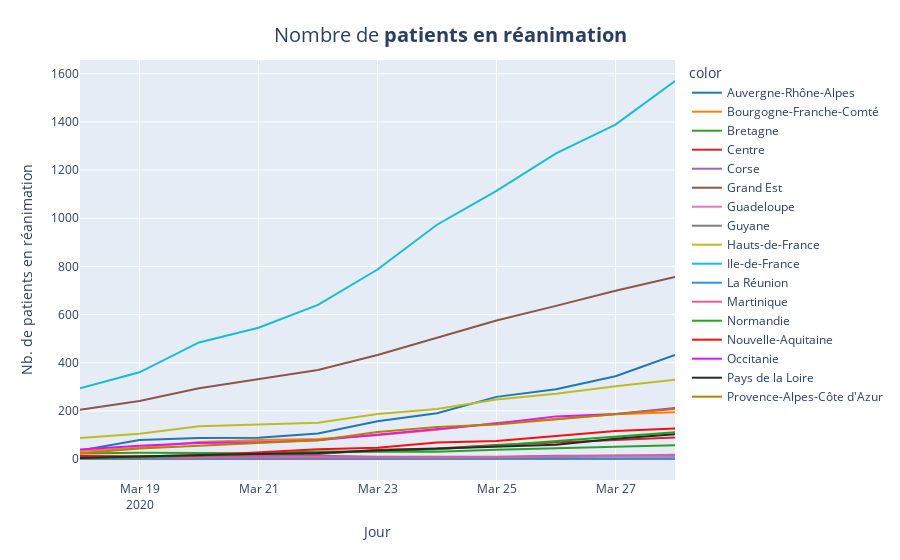

The notebook cell this image was saved under:
### Code cell
fig = px.line(x=df_region['jour'], y=df_region['rea'], color=df_region["regionName"], color_discrete_sequence=colors)
fig.update_layout(
    title={
                'text': "Nombre de <b>patients en réanimation</b>",
                'y':0.95,
                'x':0.5,
                'xanchor': 'center',
                'yanchor': 'top'},
                titlefont = dict(
                size=20)
                 )
fig.update_xaxes(title="Jour")
fig.update_yaxes(title="Nb. de patients en réanimation")
fig.write_image("images/charts/france/rea_line.png", scale=3, width=1100, height=700)
fig.show()

### Figure 1 — Plotly figure (JSON) as saved in the notebook; plotly's stock layout.template omitted (floating-point values rounded to 4 significant figures)
{"data": [{"hoverlabel": {"namelength": 0}, "hovertemplate": "color=Auvergne-Rhône-Alpes<br>x=%{x}<br>y=%{y}", "legendgroup": "Auvergne-Rhône-Alpes", "line": {"color": "#1F77B4", "dash": "solid"}, "mode": "lines", "name": "Auvergne-Rhône-Alpes", "showlegend": true, "type": "scatter", "x": ["2020-03-18", "2020-03-19", "2020-03-20", "2020-03-21", "2020-03-22", "2020-03-23", "2020-03-24", "2020-03-25", "2020-03-26", "2020-03-27", "2020-03-28"], "xaxis": "x", "y": [35, 79, 87, 88, 106, 157, 190, 258, 290, 344, 432], "yaxis": "y"}, {"hoverlabel": {"namelength": 0}, "hovertemplate": "color=Bourgogne-Franche-Comté<br>x=%{x}<br>y=%{y}", "legendgroup": "Bourgogne-Franche-Comté", "line": {"color": "#FF7F0E", "dash": "solid"}, "mode": "lines", "name": "Bourgogne-Franche-Comté", "showlegend": true, "type": "scatter", "x": ["2020-03-18", "2020-03-19", "2020-03-20", "2020-03-21", "2020-03-22", "2020-03-23", "2020-03-24", "2020-03-25", "2020-03-26", "2020-03-27", "2020-03-28"], "xaxis": "x", "y": [33, 47, 71, 79, 83, 99, 121, 150, 166, 186, 194], "yaxis": "y"}, {"hoverlabel": {"namelength": 0}, "hovertemplate": "color=Bretagne<br>x=%{x}<br>y=%{y}", "legendgroup": "Bretagne", "line": {"color": "#2CA02C", "dash": "solid"}, "mode": "lines", "name": "Bretagne", "showlegend": true, "type": "scatter", "x": ["2020-03-18", "2020-03-19", "2020-03-20", "2020-03-21", "2020-03-22", "2020-03-23", "2020-03-24", "2020-03-25", "2020-03-26", "2020-03-27", "2020-03-28"], "xaxis": "x", "y": [23, 26, 25, 24, 31, 30, 30, 38, 45, 49, 57], "yaxis": "y"}, {"hoverlabel": {"namelength": 0}, "hovertemplate": "color=Centre<br>x=%{x}<br>y=%{y}", "legendgroup": "Centre", "line": {"color": "#D62728", "dash": "solid"}, "mode": "lines", "name": "Centre", "showlegend": true, "type": "scatter", "x": ["2020-03-18", "2020-03-19", "2020-03-20", "2020-03-21", "2020-03-22", "2020-03-23", "2020-03-24", "2020-03-25", "2020-03-26", "2020-03-27", "2020-03-28"], "xaxis": "x", "y": [5, 10, 13, 14, 21, 38, 44, 58, 69, 80, 89], "yaxis": "y"}, {"hoverlabel": {"namelength": 0}, "hovertemplate": "color=Corse<br>x=%{x}<br>y=%{y}", "legendgroup": "Corse", "line": {"color": "#9467BD", "dash": "solid"}, "mode": "lines", "name": "Corse", "showlegend": true, "type": "scatter", "x": ["2020-03-18", "2020-03-19", "2020-03-20", "2020-03-21", "2020-03-22", "2020-03-23", "2020-03-24", "2020-03-25", "2020-03-26", "2020-03-27", "2020-03-28"], "xaxis": "x", "y": [0, 0, 14, 14, 13, 9, 9, 9, 13, 13, 18], "yaxis": "y"}, {"hoverlabel": {"namelength": 0}, "hovertemplate": "color=Grand Est<br>x=%{x}<br>y=%{y}", "legendgroup": "Grand Est", "line": {"color": "#8C564B", "dash": "solid"}, "mode": "lines", "name": "Grand Est", "showlegend": true, "type": "scatter", "x": ["2020-03-18", "2020-03-19", "2020-03-20", "2020-03-21", "2020-03-22", "2020-03-23", "2020-03-24", "2020-03-25", "2020-03-26", "2020-03-27", "2020-03-28"], "xaxis": "x", "y": [204, 241, 294, 332, 370, 432, 504, 575, 636, 699, 756], "yaxis": "y"}, {"hoverlabel": {"namelength": 0}, "hovertemplate": "color=Guadeloupe<br>x=%{x}<br>y=%{y}", "legendgroup": "Guadeloupe", "line": {"color": "#E377C2", "dash": "solid"}, "mode": "lines", "name": "Guadeloupe", "showlegend": true, "type": "scatter", "x": ["2020-03-18", "2020-03-19", "2020-03-20", "2020-03-21", "2020-03-22", "2020-03-23", "2020-03-24", "2020-03-25", "2020-03-26", "2020-03-27", "2020-03-28"], "xaxis": "x", "y": [0, 0, 0, 0, 6, 6, 6, 6, 7, 13, 13], "yaxis": "y"}, {"hoverlabel": {"namelength": 0}, "hovertemplate": "color=Guyane<br>x=%{x}<br>y=%{y}", "legendgroup": "Guyane", "line": {"color": "#7F7F7F", "dash": "solid"}, "mode": "lines", "name": "Guyane", "showlegend": true, "type": "scatter", "x": ["2020-03-18", "2020-03-19", "2020-03-20", "2020-03-21", "2020-03-22", "2020-03-23", "2020-03-24", "2020-03-25", "2020-03-26", "2020-03-27", "2020-03-28"], "xaxis": "x", "y": [0, 0, 0, 0, 0, 0, 0, 0, 0, 0, 0], "yaxis": "y"}, {"hoverlabel": {"namelength": 0}, "hovertemplate": "color=Hauts-de-France<br>x=%{x}<br>y=%{y}", "legendgroup": "Hauts-de-France", "line": {"color": "#BCBD22", "dash": "solid"}, "mode": "lines", "name": "Hauts-de-France", "showlegend": true, "type": "scatter", "x": ["2020-03-18", "2020-03-19", "2020-03-20", "2020-03-21", "2020-03-22", "2020-03-23", "2020-03-24", "2020-03-25", "2020-03-26", "2020-03-27", "2020-03-28"], "xaxis": "x", "y": [87, 105, 136, 144, 151, 187, 208, 247, 271, 302, 329], "yaxis": "y"}, {"hoverlabel": {"namelength": 0}, "hovertemplate": "color=Ile-de-France<br>x=%{x}<br>y=%{y}", "legendgroup": "Ile-de-France", "line": {"color": "#17BECF", "dash": "solid"}, "mode": "lines", "name": "Ile-de-France", "showlegend": true, "type": "scatter", "x": ["2020-03-18", "2020-03-19", "2020-03-20", "2020-03-21", "2020-03-22", "2020-03-23", "2020-03-24", "2020-03-25", "2020-03-26", "2020-03-27", "2020-03-28"], "xaxis": "x", "y": [294, 360, 484, 545, 640, 787, 973, 1114, 1269, 1389, 1570], "yaxis": "y"}, {"hoverlabel": {"namelength": 0}, "hovertemplate": "color=La Réunion<br>x=%{x}<br>y=%{y}", "legendgroup": "La Réunion", "line": {"color": "#2E91E5", "dash": "solid"}, "mode": "lines", "name": "La Réunion", "showlegend": true, "type": "scatter", "x": ["2020-03-18", "2020-03-19", "2020-03-20", "2020-03-21", "2020-03-22", "2020-03-23", "2020-03-24", "2020-03-25", "2020-03-26", "2020-03-27", "2020-03-28"], "xaxis": "x", "y": [2, 2, 2, 2, 2, 2, 3, 3, 3, 2, 3], "yaxis": "y"}, {"hoverlabel": {"namelength": 0}, "hovertemplate": "color=Martinique<br>x=%{x}<br>y=%{y}", "legendgroup": "Martinique", "line": {"color": "#E15F99", "dash": "solid"}, "mode": "lines", "name": "Martinique", "showlegend": true, "type": "scatter", "x": ["2020-03-18", "2020-03-19", "2020-03-20", "2020-03-21", "2020-03-22", "2020-03-23", "2020-03-24", "2020-03-25", "2020-03-26", "2020-03-27", "2020-03-28"], "xaxis": "x", "y": [5, 5, 5, 5, 5, 5, 5, 7, 11, 15, 14], "yaxis": "y"}, {"hoverlabel": {"namelength": 0}, "hovertemplate": "color=Normandie<br>x=%{x}<br>y=%{y}", "legendgroup": "Normandie", "line": {"color": "#1CA71C", "dash": "solid"}, "mode": "lines", "name": "Normandie", "showlegend": true, "type": "scatter", "x": ["2020-03-18", "2020-03-19", "2020-03-20", "2020-03-21", "2020-03-22", "2020-03-23", "2020-03-24", "2020-03-25", "2020-03-26", "2020-03-27", "2020-03-28"], "xaxis": "x", "y": [4, 6, 13, 21, 25, 33, 40, 56, 75, 93, 111], "yaxis": "y"}, {"hoverlabel": {"namelength": 0}, "hovertemplate": "color=Nouvelle-Aquitaine<br>x=%{x}<br>y=%{y}", "legendgroup": "Nouvelle-Aquitaine", "line": {"color": "#FB0D0D", "dash": "solid"}, "mode": "lines", "name": "Nouvelle-Aquitaine", "showlegend": true, "type": "scatter", "x": ["2020-03-18", "2020-03-19", "2020-03-20", "2020-03-21", "2020-03-22", "2020-03-23", "2020-03-24", "2020-03-25", "2020-03-26", "2020-03-27", "2020-03-28"], "xaxis": "x", "y": [12, 11, 15, 28, 40, 47, 69, 75, 96, 116, 127], "yaxis": "y"}, {"hoverlabel": {"namelength": 0}, "hovertemplate": "color=Occitanie<br>x=%{x}<br>y=%{y}", "legendgroup": "Occitanie", "line": {"color": "#DA16FF", "dash": "solid"}, "mode": "lines", "name": "Occitanie", "showlegend": true, "type": "scatter", "x": ["2020-03-18", "2020-03-19", "2020-03-20", "2020-03-21", "2020-03-22", "2020-03-23", "2020-03-24", "2020-03-25", "2020-03-26", "2020-03-27", "2020-03-28"], "xaxis": "x", "y": [39, 55, 66, 70, 78, 101, 125, 147, 177, 187, 212], "yaxis": "y"}, {"hoverlabel": {"namelength": 0}, "hovertemplate": "color=Pays de la Loire<br>x=%{x}<br>y=%{y}", "legendgroup": "Pays de la Loire", "line": {"color": "#222A2A", "dash": "solid"}, "mode": "lines", "name": "Pays de la Loire", "showlegend": true, "type": "scatter", "x": ["2020-03-18", "2020-03-19", "2020-03-20", "2020-03-21", "2020-03-22", "2020-03-23", "2020-03-24", "2020-03-25", "2020-03-26", "2020-03-27", "2020-03-28"], "xaxis": "x", "y": [4, 11, 17, 21, 25, 35, 43, 49, 59, 84, 103], "yaxis": "y"}, {"hoverlabel": {"namelength": 0}, "hovertemplate": "color=Provence-Alpes-Côte d'Azur<br>x=%{x}<br>y=%{y}", "legendgroup": "Provence-Alpes-Côte d'Azur", "line": {"color": "#B68100", "dash": "solid"}, "mode": "lines", "name": "Provence-Alpes-Côte d'Azur", "showlegend": true, "type": "scatter", "x": ["2020-03-18", "2020-03-19", "2020-03-20", "2020-03-21", "2020-03-22", "2020-03-23", "2020-03-24", "2020-03-25", "2020-03-26", "2020-03-27", "2020-03-28"], "xaxis": "x", "y": [24, 44, 55, 66, 78, 112, 133, 143, 164, 186, 208], "yaxis": "y"}], "layout": {"legend": {"title": {"text": "color"}, "tracegroupgap": 0}, "margin": {"t": 60}, "title": {"font": {"size": 20}, "text": "Nombre de <b>patients en réanimation</b>", "x": 0.5, "xanchor": "center", "y": 0.95, "yanchor": "top"}, "xaxis": {"anchor": "y", "domain": [0, 1], "title": {"text": "Jour"}}, "yaxis": {"anchor": "x", "domain": [0, 1], "title": {"text": "Nb. de patients en réanimation"}}}}
